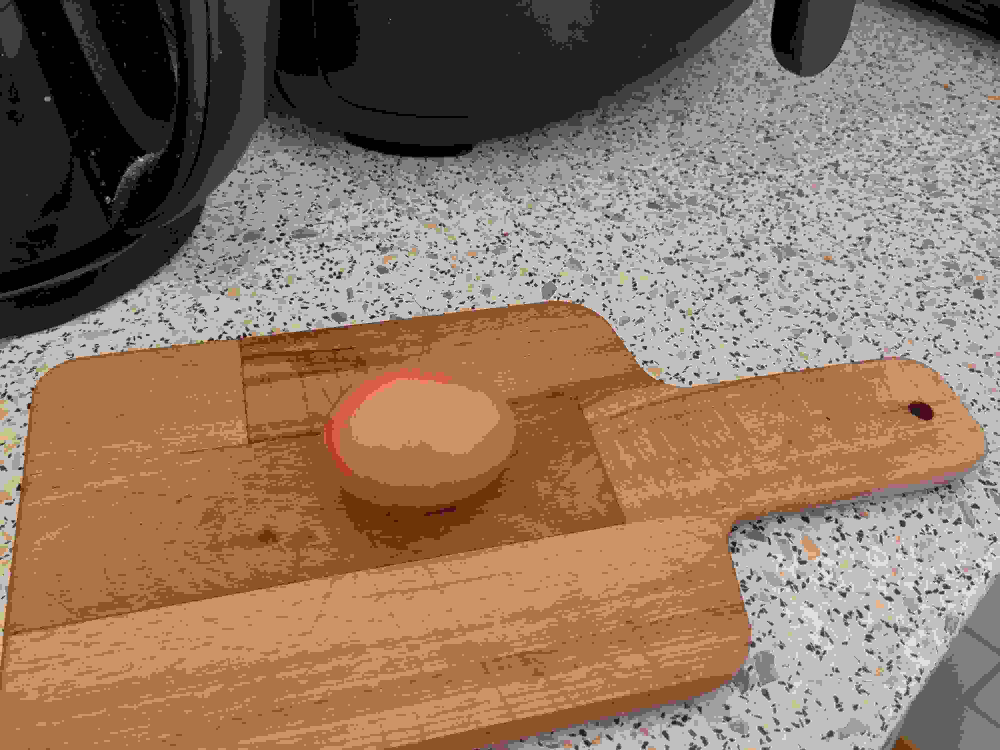
#> input picture code/Jpg_quality_test_img/Img_00.jpg, 4000 x 3000 px (shown at 1/4 size); its folder holds only this picture in this run
$ python -i kirchner.py   (imports and definitions only)
#> lines starting #> are read from the running program, lines starting #| are printed output that depends on the picture
#> further down, picture is the input picture: shape (3000, 4000, 3); mean B, G, R 99.1, 118.3, 143
### code/fileHandler.py
import os
import cv2
import numpy as np
import re
from pathlib import Path
from PIL import Image

class FileHandler:
    def __init__(self, downscale_size=512, downscale=True, crop_center=False):
        self.downscale_size = downscale_size
        self.downscale = downscale
        self.supported_formats = {'.jpg', '.jpeg', '.png', '.tiff', '.tif', '.bmp', '.webp'}
        self.crop_center = crop_center

    # [102 lines left out: functions natural_sort_key, scan_folder, apply_image_processing, load_image, load_image_rgb, find_image_file, not called in this run]

    def create_output_folder(self, output_path):
        Path(output_path).mkdir(parents=True, exist_ok=True)
        return str(Path(output_path).resolve())

    # [79 lines left out: function save_presentation_image, not called in this run]

### code/kirchner.py
"""
Kirchner fast resampling detector implementation
Based on: "Fast and reliable resampling detection by spectral analysis of fixed linear predictor residue" (2008)
"""

import numpy as np
import cv2
from scipy.fft import fft2, fftshift
from scipy.ndimage import convolve
from pathlib import Path
from fileHandler import FileHandler
from tqdm import tqdm

PRINT_OUTPUT = False

class KirchnerDetector:
    def __init__(self, sensitivity='medium', lambda_param=1.0, tau=2.0, sigma=1.0, downscale_size=512, downscale=True, max_gradient=None):
        # Preset filter coefficients from Equation 25 3x3 filter
        self.predictor_filter = np.array([
            [-0.25, 0.50, -0.25],
            [0.50,  0.00,  0.50],
            [-0.25, 0.50, -0.25]
        ], dtype=np.float32)

        # Optimized Sobel operators for gradient computation (Section 5.2.2)
        self.sobel_x = np.array([[-1, 0, 1], [-2, 0, 2], [-1, 0, 1]], dtype=np.float32)
        self.sobel_y = np.array([[-1, -2, -1], [0, 0, 0], [1, 2, 1]], dtype=np.float32)

        self.lambda_param = lambda_param
        self.tau = tau
        self.sigma = sigma
        self.file_handler = FileHandler(downscale_size, downscale)

        if max_gradient is not None:
            self.gradient_threshold = max_gradient
            self.custom_threshold = True
        else:
            sensitivity_params = {
                'low':    {'gradient_threshold': 0.05},
                'medium': {'gradient_threshold': 0.11},
                'high':   {'gradient_threshold': 0.30}
            }
            params = sensitivity_params.get(sensitivity, sensitivity_params['medium'])
            self.gradient_threshold = params['gradient_threshold']
            self.custom_threshold = False

    def detect(self, img_input, skip_internal_downscale=False, save_intermediate_steps=False):
#> called with skip_internal_downscale = False, save_intermediate_steps = False
        try:
            if isinstance(img_input, (str, Path)):
                tqdm.write(f"      Loading image: {Path(img_input).name}")
                image = self.file_handler.load_image(img_input, apply_downscale=not skip_internal_downscale)
            else:
                image = img_input.astype(np.float32)

            if PRINT_OUTPUT:
                tqdm.write(f"      Running Kirchner detection...")
                if self.custom_threshold:
                    tqdm.write(f"      Using custom threshold: {self.gradient_threshold:.8f}")
                else:
                    tqdm.write(f"      Using default threshold: {self.gradient_threshold:.8f}")

            results = self.detect_resampling(image, save_intermediate_steps)

            if PRINT_OUTPUT:
                detected = results['detected']
                tqdm.write(f"      Detection result: {'DETECTED' if detected else 'CLEAN'}")

            return {
                'detected': results['detected'],
                'p_map': results['p_map'],
                'spectrum': results['spectrum'],
                'prediction_error': results['prediction_error'],
                'max_gradient': results['max_gradient'],
                'gradient_map': results['gradient_map']
            }
        except Exception as e:
            tqdm.write(f"      ERROR in detect(): {e}")
            raise

    def detect_resampling(self, image, save_intermediate_steps=False):
#> called with save_intermediate_steps = False
        if PRINT_OUTPUT:
            tqdm.write(f"        Step 1: Input preparation")
        if len(image.shape) == 3:
            image = cv2.cvtColor(image, cv2.COLOR_BGR2GRAY)
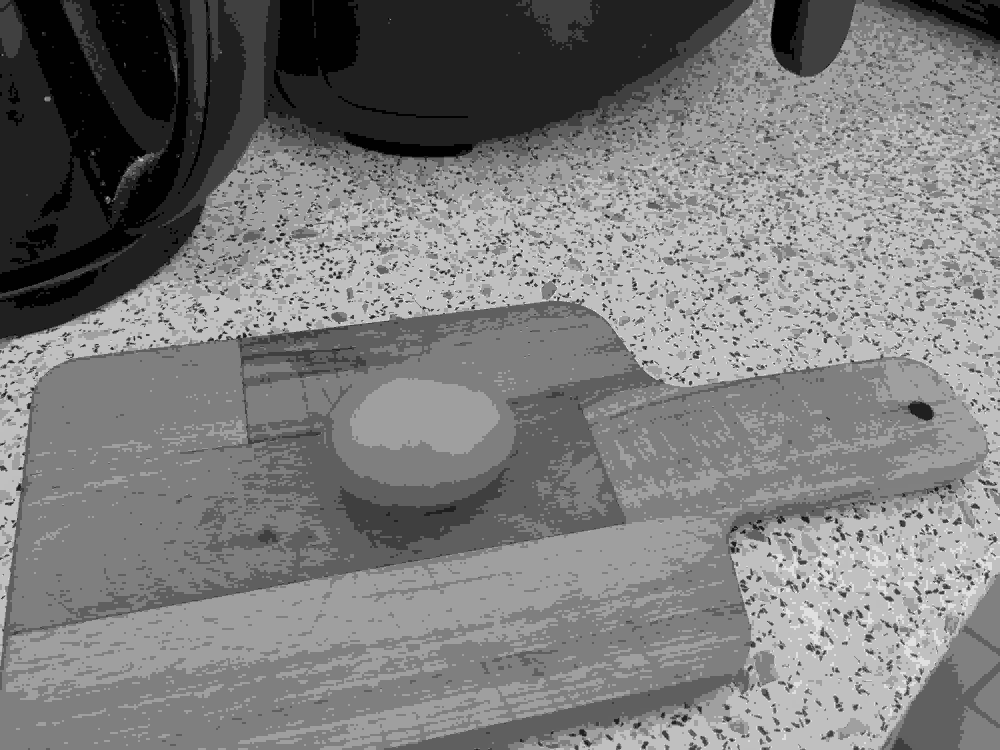
#> image: shape (3000, 4000) float32 (shown at 1/4 size); min 0, max 255, mean 123.5
        image = image.astype(np.float32)

        if PRINT_OUTPUT:
            tqdm.write(f"        Step 2: Linear prediction with preset coefficients (Equation 25)")
        predicted = cv2.filter2D(image, -1, self.predictor_filter, borderType=cv2.BORDER_REFLECT)
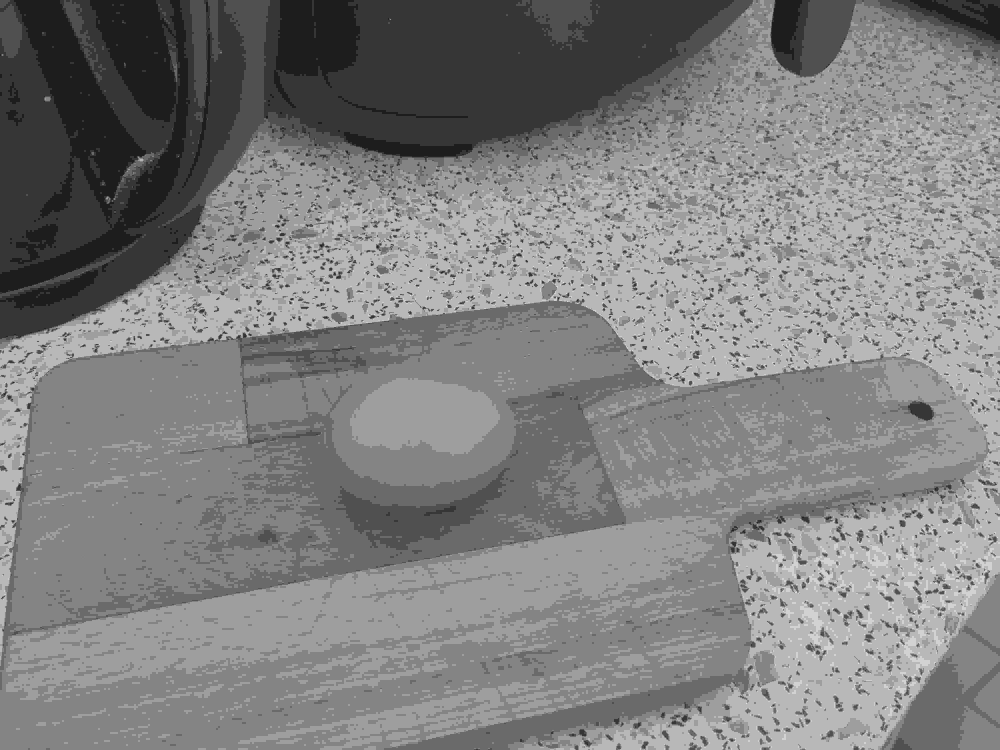
#> predicted: shape (3000, 4000) float32 (shown at 1/4 size); min -35.25, max 279, mean 123.5; drawn with min black and max white

        if PRINT_OUTPUT:
            tqdm.write(f"        Step 3: Prediction error computation")
        prediction_error = image - predicted

        if PRINT_OUTPUT:
            tqdm.write(f"        Step 4: P-map generation (Equation 21: p = lambda * exp(-|e|^tau / sigma))")
        p_map = self.generate_p_map(prediction_error)

        if PRINT_OUTPUT:
            tqdm.write(f"        Step 5: Spectrum computation with contrast function gamma")
        spectrum = self.compute_spectrum(p_map)

        if PRINT_OUTPUT:
            tqdm.write(f"        Step 6: Cumulative periodogram detection (Equation 23-24)")
        detected, max_gradient, gradient_map = self.detect_cumulative_periodogram(spectrum)

        if PRINT_OUTPUT:
            threshold_type = "custom" if self.custom_threshold else "default"
            tqdm.write(f"          Max gradient: {max_gradient:.6f}, Threshold: {self.gradient_threshold:.6f} ({threshold_type})")

        if save_intermediate_steps:
            self.save_intermediate_results(image, predicted, prediction_error,
                                         p_map, spectrum, gradient_map)
        return {
            'p_map': p_map,
            'spectrum': spectrum,
            'prediction_error': prediction_error,
            'detected': detected,
            'max_gradient': max_gradient,
            'gradient_map': gradient_map
        }

    def generate_p_map(self, prediction_error):
        # Paper equation 21: p = lambda * exp(-|e|^tau / sigma)
        abs_error = np.abs(prediction_error)
        np.power(abs_error, self.tau, out=abs_error)
        abs_error /= self.sigma
        np.negative(abs_error, out=abs_error)
        np.exp(abs_error, out=abs_error)
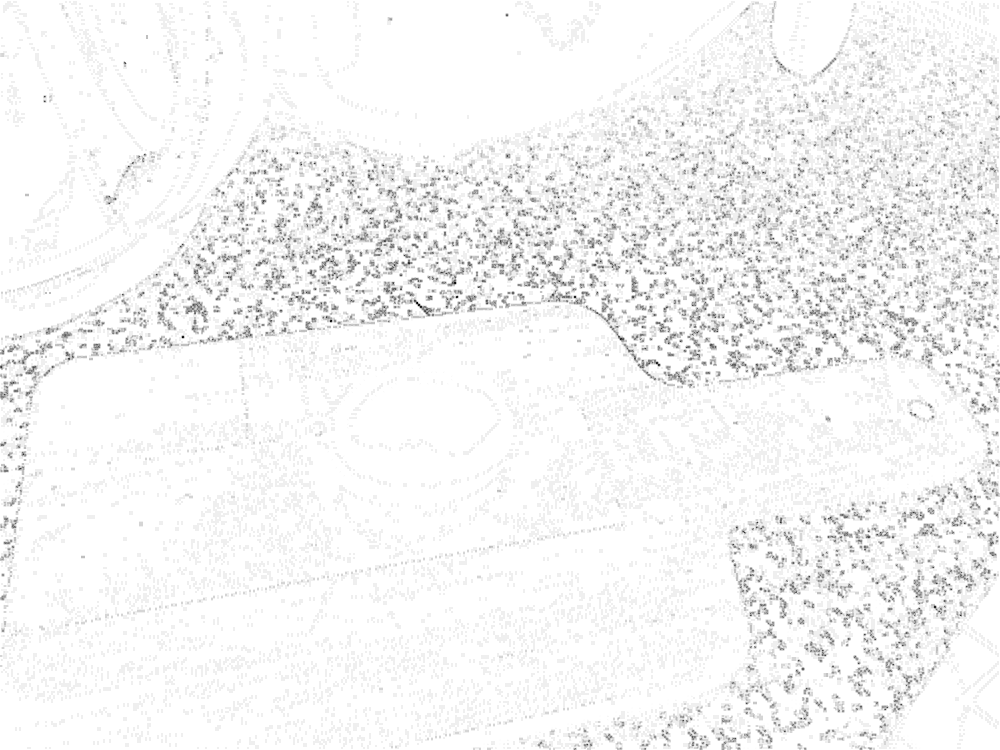
#> abs_error: shape (3000, 4000) float32 (shown at 1/4 size); min 0, max 1, mean 0.961
        abs_error *= self.lambda_param
        return abs_error

    def apply_contrast_function(self, dft_magnitude, gamma=0.8):
#> called with gamma = 0.8
        h, w = dft_magnitude.shape
#> h = 3000; w = 4000
        center_h, center_w = h // 2, w // 2
#> center_h = 1500; center_w = 2000

        y, x = np.ogrid[-center_h:h-center_h, -center_w:w-center_w]
#> y = 3000 values from -1500 to 1499
        radial_dist = np.sqrt(y*y + x*x)
        max_radius = np.max(radial_dist)
#> max_radius = 2500

        if max_radius > 0:
            radial_weight = radial_dist / max_radius
        else:
            radial_weight = np.ones_like(radial_dist)

        weighted_magnitude = dft_magnitude * radial_weight

        contrast_enhanced = np.power(weighted_magnitude, gamma)

        return contrast_enhanced

    def compute_spectrum(self, p_map, gamma=0.8):
        # Remove DC component (mentioned in footnote 3)
        p_map_zero_mean = p_map - np.mean(p_map)

        # DFT computation
        fft_result = fft2(p_map_zero_mean)
        magnitude_spectrum = np.abs(fftshift(fft_result))

        # Apply contrast function gamma
        enhanced_spectrum = self.apply_contrast_function(magnitude_spectrum, gamma)

        return enhanced_spectrum

    def detect_cumulative_periodogram(self, spectrum, gamma=0.8):
#> called with gamma = 0.8
        h, w = spectrum.shape
#> h = 3000; w = 4000
        center_h, center_w = h // 2, w // 2
#> center_h = 1500; center_w = 2000

        # Remove DC component
        spectrum_copy = spectrum.copy()
        spectrum_copy[center_h, center_w] = 0

        # Extract first quadrant as described: "0 <= f <= b"
        # This means from center to bottom-right corner
        first_quadrant = spectrum_copy[center_h:, center_w:]

        # Equation 23: C(f) = sum|P(f')|^2 / (sum_total|P(f')|^2)
        # where P denotes Γ(DFT(p))
        P_squared = first_quadrant ** 2

        # Calculate total energy in first quadrant
        total_energy = np.sum(P_squared)
#> total_energy = 1.04e+10

        if total_energy == 0:
            return False, 0.0, np.zeros_like(first_quadrant)

        # Compute cumulative sum in 2D
        # This creates C(f) for each position f
        cumulative_energy = np.cumsum(np.cumsum(P_squared, axis=0), axis=1)
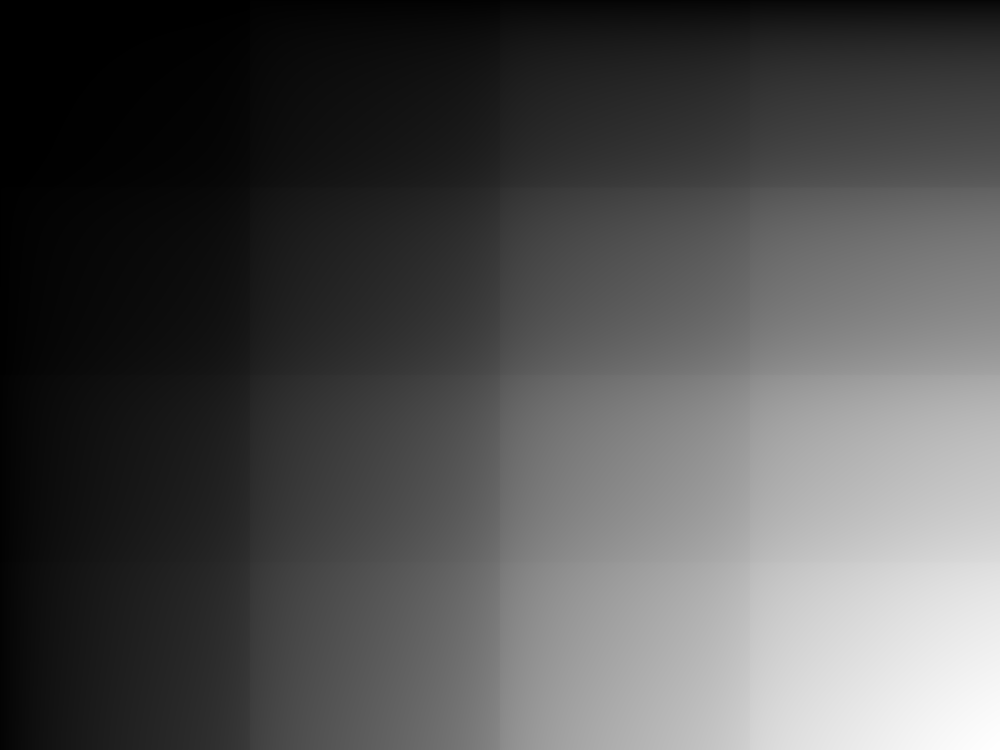
#> cumulative_energy: shape (1500, 2000) float64 (shown at 1/2 size); min 0, max 1.04e+10, mean 3.28e+09; drawn with min black and max white

        # Normalize by total energy to get C(f) ∈ [0,1]
        C_matrix = cumulative_energy / total_energy

        # Equation 24: δ' = max_f |∇C(f)|
        # Using Sobel edge detector as gradient approximation
        grad_x = cv2.filter2D(C_matrix.astype(np.float32), -1, self.sobel_x)
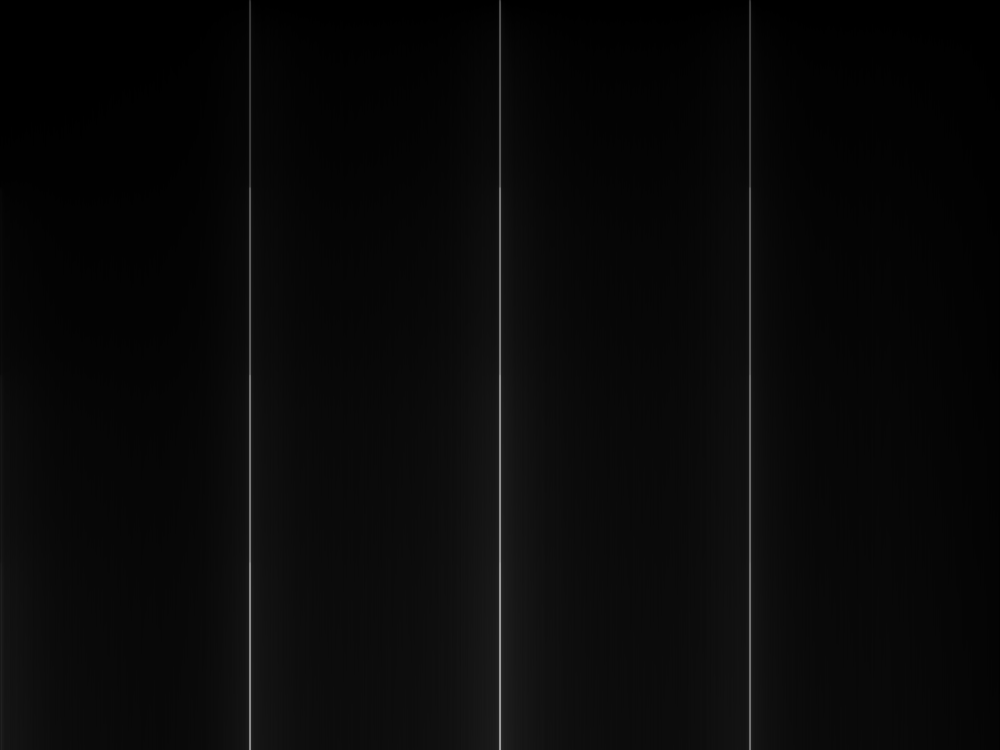
#> grad_x: shape (1500, 2000) float32 (shown at 1/2 size); min 0, max 0.0698, mean 0.00243; drawn with min black and max white
        grad_y = cv2.filter2D(C_matrix.astype(np.float32), -1, self.sobel_y)
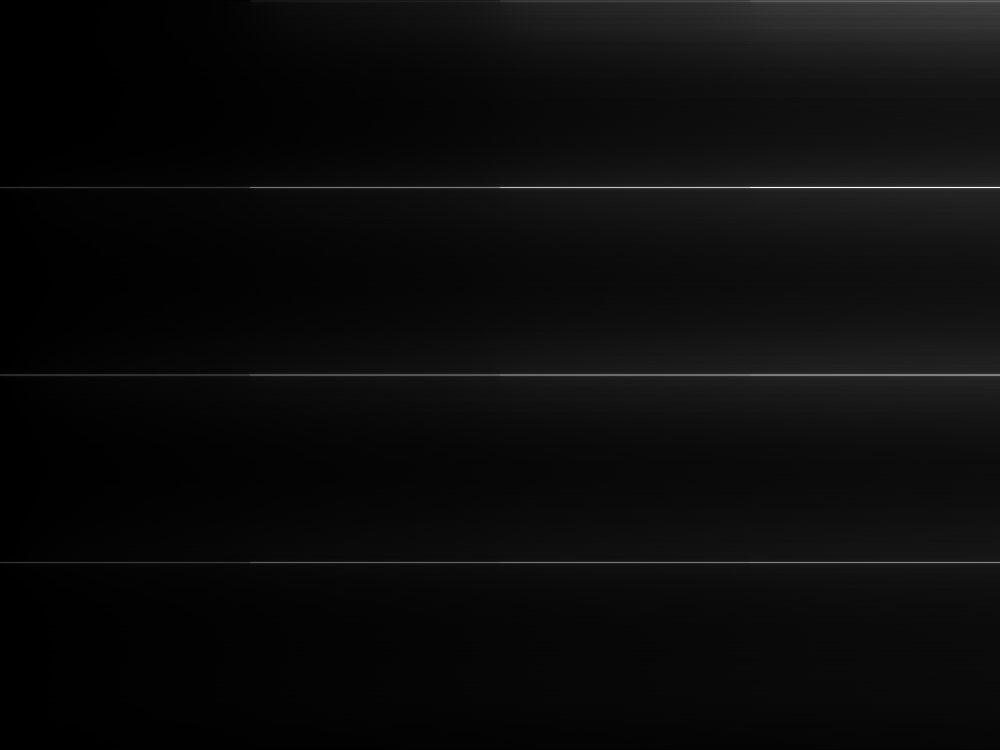
#> grad_y: shape (1500, 2000) float32 (shown at 1/2 size); min -3.58e-07, max 0.0592, mean 0.00277; drawn with min black and max white

        # Compute gradient magnitude
        gradient_magnitude = np.sqrt(grad_x**2 + grad_y**2)

        # Decision criterion
        delta_prime = np.max(gradient_magnitude)
#> delta_prime = 0.0726
        detected = delta_prime > self.gradient_threshold
#> detected = False

        return detected, delta_prime, gradient_magnitude

    def save_intermediate_results(self, image, predicted, prediction_error,
                                p_map, spectrum, gradient_map):
        self.file_handler.save_presentation_image(image, 'demo/presentation', 'image.png', 'standard')
        self.file_handler.save_presentation_image(predicted, 'demo/presentation', 'predicted.png', 'standard')
        self.file_handler.save_presentation_image(prediction_error, 'demo/presentation', 'prediction_error.png', 'prediction_error')
        self.file_handler.save_presentation_image(p_map, 'demo/presentation', 'p_map.png', 'p_map')
        self.file_handler.save_presentation_image(spectrum, 'demo/presentation', 'spectrum.png', 'spectrum')
        self.file_handler.save_presentation_image(gradient_map, 'demo/presentation', 'gradient_map.png', 'gradient')

    def extract_detection_metrics(self, spectrum):
        gradient_detected, max_gradient, gradient_map = self.detect_cumulative_periodogram(spectrum)

        return {
            'max_gradient': max_gradient,
            'gradient_map': gradient_map,
            'spectrum_mean': np.mean(spectrum),
            'spectrum_std': np.std(spectrum),
            'spectrum_max': np.max(spectrum),
            'gradient_method_detected': gradient_detected,
            'gradient_threshold': self.gradient_threshold
        }

>>> import cv2
>>> picture = cv2.imread('Jpg_quality_test_img/Img_00.jpg')
>>> result = KirchnerDetector().detect(picture)
#> in detect_resampling, `detected, max_gradient, gradient_map = self.detect_cumulative_periodog..`: max_gradient = 0.0726
#> in detect, `results = self.detect_resampling(image, save_intermediate_steps)`: results = 6 items
#> result = 6 items
